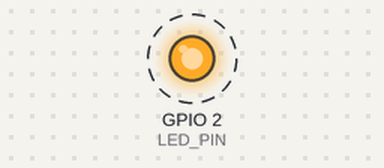
Bench run of a program on a simulated ESP32-S3. Shown: output pins drawn as LEDs (lit = HIGH). Dashed ring = blinking. What the program prints to the serial monitor is not drawn.

Above: at 0.7 s.
Timing chart, 0 to 5.8 s (numbered marks = the images above):
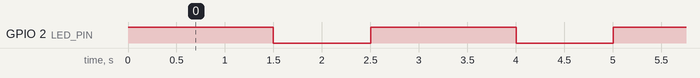

Measured:
- by itself, GPIO 2 (LED_PIN): alternates HIGH for 1.5 s and LOW for 1.0 s

The program:

main.cpp
```cpp
#include <Arduino.h>
#include "freertos/FreeRTOS.h"
#include "freertos/task.h"
#include "freertos/semphr.h"


#define LED_PIN 2  // Pin donde está conectado el LED


SemaphoreHandle_t xSemaphoreOn, xSemaphoreWait, xSemaphoreOff;


// Tarea para encender el LED
void turnOnLED(void * parameter) {
  for (;;) {
    if (xSemaphoreTake(xSemaphoreOn, portMAX_DELAY) == pdTRUE) {
      digitalWrite(LED_PIN, HIGH);
      Serial.println("LED ENCENDIDO");
      vTaskDelay(1000 / portTICK_PERIOD_MS); // Espera 1 segundo

      xSemaphoreGive(xSemaphoreWait);  // Libera el semáforo de espera
    }
  }
}


// Tarea de espera antes de apagar el LED
void waitTask(void * parameter) {
  for (;;) {
    if (xSemaphoreTake(xSemaphoreWait, portMAX_DELAY) == pdTRUE) {
      Serial.println("ESPERANDO...");
      vTaskDelay(500 / portTICK_PERIOD_MS); // Espera medio segundo

      xSemaphoreGive(xSemaphoreOff);  // Libera el semáforo de apagado
    }
  }
}


// Tarea para apagar el LED
void turnOffLED(void * parameter) {
  for (;;) {
    if (xSemaphoreTake(xSemaphoreOff, portMAX_DELAY) == pdTRUE) {
      digitalWrite(LED_PIN, LOW);
      Serial.println("LED APAGADO");
      vTaskDelay(1000 / portTICK_PERIOD_MS); // Espera 1 segundo antes de repetir

      xSemaphoreGive(xSemaphoreOn);  // Libera el semáforo de encendido para reiniciar el ciclo
    }
  }
}


void setup() {
  Serial.begin(115200);
  pinMode(LED_PIN, OUTPUT);

  // Crear los tres semáforos
  xSemaphoreOn = xSemaphoreCreateBinary();
  xSemaphoreWait = xSemaphoreCreateBinary();
  xSemaphoreOff = xSemaphoreCreateBinary();


  // Iniciar la primera tarea
  xSemaphoreGive(xSemaphoreOn);


  // Crear tareas
  xTaskCreate(turnOnLED, "Turn On LED", 2048, NULL, 1, NULL);
  xTaskCreate(waitTask, "Wait Task", 2048, NULL, 1, NULL);
  xTaskCreate(turnOffLED, "Turn Off LED", 2048, NULL, 1, NULL);
}


void loop() {
  // No se necesita código en el loop principal
}
```
